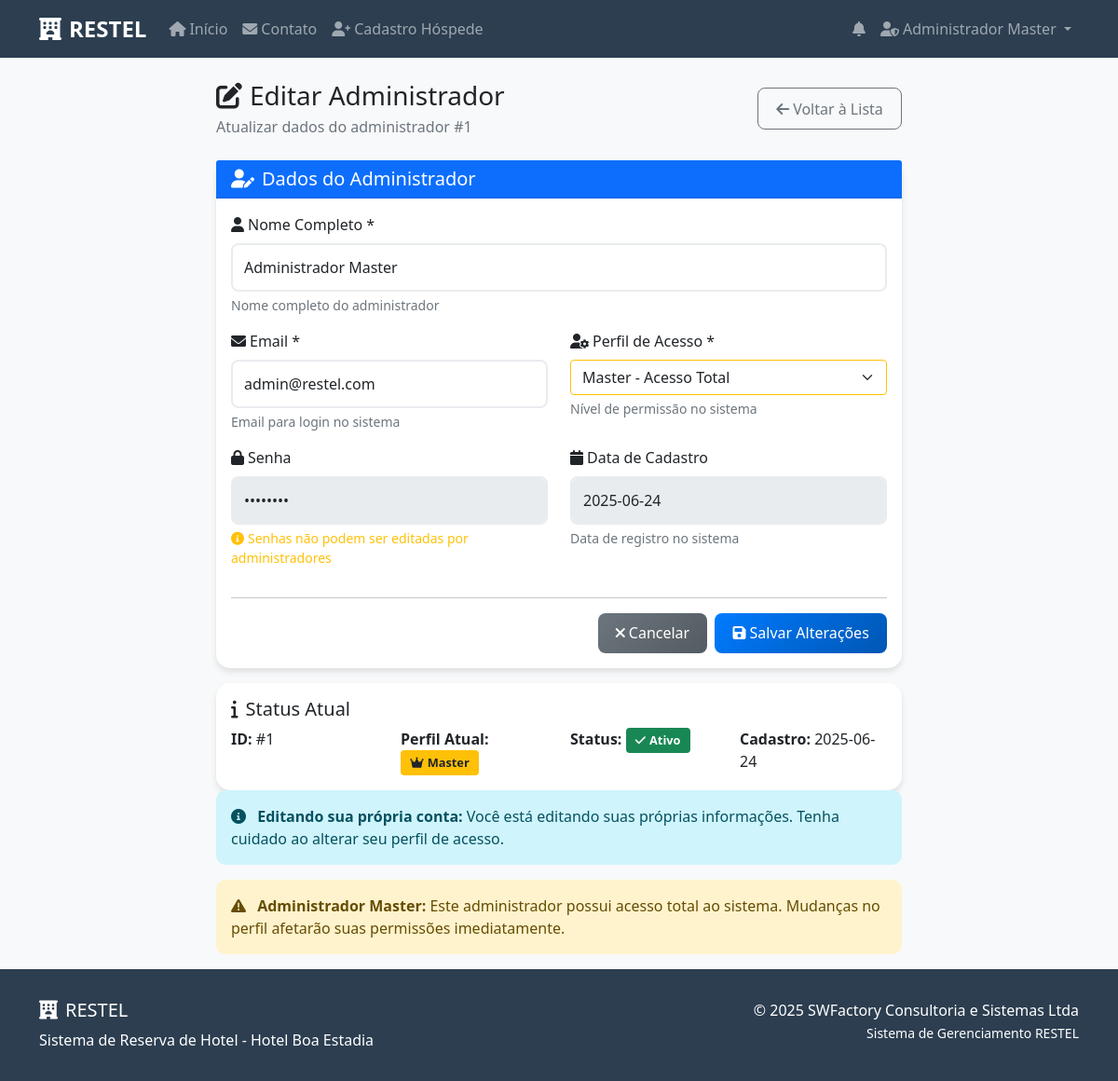
Screenshot of /admin/administrador/1/editar (signed in) with the database file from the repository.
### tables this page shows
CREATE TABLE administradores (
            id INTEGER PRIMARY KEY AUTOINCREMENT,
            nome_completo TEXT NOT NULL,
            email TEXT UNIQUE NOT NULL,
            senha TEXT NOT NULL,
            perfil TEXT NOT NULL CHECK(perfil IN ('Master', 'Padrão')),
            ativo BOOLEAN DEFAULT 1,
            data_cadastro TIMESTAMP DEFAULT CURRENT_TIMESTAMP
        );

### src/restel/app.py (the view)
@app.route('/admin/administrador/<int:admin_id>/editar')
def editar_administrador(admin_id):
    if 'admin_id' not in session or session.get('admin_perfil') != 'Master':
        flash('Acesso negado! Apenas administradores Master podem editar administradores.', 'error')
        return redirect(url_for('painel_admin'))
    conn = get_db_connection()
    administrador = conn.execute('SELECT * FROM administradores WHERE id = ?', (admin_id,)).fetchone()
    conn.close()
    if not administrador:
        flash('Administrador não encontrado!', 'error')
        return redirect(url_for('gerenciar_administradores'))
    return render_template('admin_administrador_editar.html', administrador=administrador)

### src/restel/app.py (called while the page is built)
def get_db_connection():
    from flask import current_app
    db_path = current_app.config.get('DATABASE', DATABASE)
    conn = sqlite3.connect(db_path)
    conn.row_factory = sqlite3.Row
    return conn

@app.context_processor
def inject_notifications():
    if 'hospede_id' in session:
        user_id = session['hospede_id']
        user_type = 'hospede'
    elif 'admin_id' in session:
        user_id = session['admin_id']
        user_type = 'admin'
    else:
        return {}
    conn = get_db_connection()
    unread_count = conn.execute(
        'SELECT COUNT(*) FROM notificacoes WHERE usuario_id = ? AND usuario_tipo = ? AND lida = 0',
        (user_id, user_type)
    ).fetchone()[0]
    recent_notifications = conn.execute(
        'SELECT * FROM notificacoes WHERE usuario_id = ? AND usuario_tipo = ? ORDER BY data_criacao DESC LIMIT 5',
        (user_id, user_type)
    ).fetchall()
    conn.close()
    return dict(unread_count=unread_count, recent_notifications=recent_notifications)

### src/restel/templates/admin_administrador_editar.html (shortened to what this page needs)
{% extends "base.html" %}
{% block content %}
<div class="container mt-4">
    <div class="row justify-content-center">
        <div class="col-lg-8">
            <div class="d-flex justify-content-between align-items-center mb-4">
                <div>
                    <h1 class="h3 mb-1">
                        <i class="fas fa-edit me-2"></i>Editar Administrador
                    </h1>
                    <p class="text-muted mb-0">Atualizar dados do administrador #{{ administrador.id }}</p>
                </div>
                <a href="{{ url_for('gerenciar_administradores') }}" class="btn btn-outline-secondary">
                    <i class="fas fa-arrow-left me-1"></i>Voltar à Lista
                </a>
            </div>
            <div class="card">
                <div class="card-header bg-primary text-white">
                    <h2 class="h5 mb-0">
                        <i class="fas fa-user-edit me-2"></i>Dados do Administrador
                    </h2>
                </div>
                <div class="card-body">
                    <form method="POST" action="{{ url_for('processar_edicao_administrador', admin_id=administrador.id) }}">
                        <div class="row">
                            <div class="col-md-12 mb-3">
                                <label for="nome_completo" class="form-label">
                                    <i class="fas fa-user me-1"></i>Nome Completo *
                                </label>
                                <input type="text" class="form-control" id="nome_completo" name="nome_completo"
                                       value="{{ administrador.nome_completo }}" required maxlength="100">
                                <div class="form-text">Nome completo do administrador</div>
                            </div>
                        </div>
                        <div class="row">
                            <div class="col-md-6 mb-3">
                                <label for="email" class="form-label">
                                    <i class="fas fa-envelope me-1"></i>Email *
                                </label>
                                <input type="email" class="form-control" id="email" name="email"
                                       value="{{ administrador.email }}" required maxlength="100">
                                <div class="form-text">Email para login no sistema</div>
                            </div>
                            <div class="col-md-6 mb-3">
                                <label for="perfil" class="form-label">
                                    <i class="fas fa-user-cog me-1"></i>Perfil de Acesso *
                                </label>
                                <select class="form-select" id="perfil" name="perfil" required>
                                    <option value="Master" {% if administrador.perfil == 'Master' %}selected{% endif %}>
                                        Master - Acesso Total
                                    </option>
                                </select>
                                <div class="form-text">Nível de permissão no sistema</div>
                            </div>
                        </div>
                        <div class="row">
                            <div class="col-md-6 mb-3">
                                <label class="form-label">
                                    <i class="fas fa-lock me-1"></i>Senha
                                </label>
                                <input type="password" class="form-control" value="••••••••" readonly disabled>
                                <div class="form-text text-warning">
                                    <i class="fas fa-info-circle me-1"></i>Senhas não podem ser editadas por administradores
                                </div>
                            </div>
                            <div class="col-md-6 mb-3">
                                <label class="form-label">
                                    <i class="fas fa-calendar me-1"></i>Data de Cadastro
                                </label>
                                <input type="text" class="form-control"
                                       value="{{ administrador.data_cadastro.split(' ')[0] if administrador.data_cadastro else 'N/A' }}"
                                       readonly disabled>
                                <div class="form-text">Data de registro no sistema</div>
                            </div>
                        </div>
                        <hr>
                        <div class="row">
                            <div class="col-12">
                                <div class="d-flex gap-2 justify-content-end">
                                    <a href="{{ url_for('gerenciar_administradores') }}" class="btn btn-secondary">
                                        <i class="fas fa-times me-1"></i>Cancelar
                                    </a>
                                    <button type="submit" class="btn btn-primary">
                                        <i class="fas fa-save me-1"></i>Salvar Alterações
                                    </button>
                                </div>
                            </div>
                        </div>
                    </form>
                </div>
            </div>
            <div class="card mt-3">
                <div class="card-body">
                    <h5 class="card-title">
                        <i class="fas fa-info me-2"></i>Status Atual
                    </h5>
                    <div class="row">
                        <div class="col-md-3">
                            <strong>ID:</strong> #{{ administrador.id }}
                        </div>
                        <div class="col-md-3">
                            <strong>Perfil Atual:</strong>
                            {% if administrador.perfil == 'Master' %}
                                <span class="badge bg-warning text-dark">
                                    <i class="fas fa-crown me-1"></i>Master
                                </span>
                            {% else %}
                                <span class="badge bg-info">
                                    <i class="fas fa-user-tie me-1"></i>Padrão
                                </span>
                            {% endif %}
                        </div>
                        <div class="col-md-3">
                            <strong>Status:</strong>
                            {% if administrador.ativo %}
                                <span class="badge bg-success">
                                    <i class="fas fa-check me-1"></i>Ativo
                                </span>
                            {% else %}
                                <span class="badge bg-danger">
                                    <i class="fas fa-times me-1"></i>Inativo
                                </span>
                            {% endif %}
                        </div>
                        <div class="col-md-3">
                            <strong>Cadastro:</strong> {{ administrador.data_cadastro.split(' ')[0] if administrador.data_cadastro else 'N/A' }}
                        </div>
                    </div>
                </div>
            </div>
            {% if administrador.id == session.admin_id %}
            <div class="alert alert-info">
                <i class="fas fa-info-circle me-2"></i>
                <strong>Editando sua própria conta:</strong> Você está editando suas próprias informações. Tenha cuidado ao alterar seu perfil de acesso.
            </div>
            {% endif %}
            {% if administrador.perfil == 'Master' %}
            <div class="alert alert-warning">
                <i class="fas fa-exclamation-triangle me-2"></i>
                <strong>Administrador Master:</strong> Este administrador possui acesso total ao sistema. Mudanças no perfil afetarão suas permissões imediatamente.
            </div>
            {% endif %}
        </div>
    </div>
</div>
{% endblock %}

### src/restel/templates/base.html (shortened to what this page needs)
<!DOCTYPE html>
<html lang="pt-BR">
<head>
    <link href="https://cdn.jsdelivr.net/npm/bootstrap@5.1.3/dist/css/bootstrap.min.css" rel="stylesheet">
    <link href="https://cdnjs.cloudflare.com/ajax/libs/font-awesome/6.0.0/css/all.min.css" rel="stylesheet">
    <link href="{{ url_for('static', filename='css/calendario.css') }}" rel="stylesheet">
    <link href="{{ url_for('static', filename='css/admin_painel.css') }}" rel="stylesheet">
</head>
<body>
    <nav class="navbar navbar-expand-lg navbar-dark" style="background-color: var(--primary-color);">
        <div class="container">
            <a class="navbar-brand" href="{{ url_for('index') }}">
                <i class="fas fa-hotel me-2"></i>RESTEL
            </a>
            <div class="collapse navbar-collapse" id="navbarNav">
                <ul class="navbar-nav me-auto">
                    <li class="nav-item">
                        <a class="nav-link" href="{{ url_for('index') }}">
                            <i class="fas fa-home me-1"></i>Início
                        </a>
                    </li>
                    <li class="nav-item">
                        <a class="nav-link" href="{{ url_for('contato') }}">
                            <i class="fas fa-envelope me-1"></i>Contato
                        </a>
                    </li>
                    <li class="nav-item">
                        <a class="nav-link" href="{{ url_for('cadastro_hospede') }}">
                            <i class="fas fa-user-plus me-1"></i>Cadastro Hóspede
                        </a>
                    </li>
                </ul>
                <ul class="navbar-nav">
                    {% if session.hospede_id or session.admin_id %}
                    <li class="nav-item dropdown">
                        <a class="nav-link" href="#" id="notificationDropdown" role="button" data-bs-toggle="dropdown" aria-expanded="false">
                            <i class="fas fa-bell"></i>
                        </a>
                    </li>
                    {% endif %}
                    {% if session.admin_id %}
                        <li class="nav-item dropdown">
                            <a class="nav-link dropdown-toggle" href="#" id="navbarDropdown" role="button" data-bs-toggle="dropdown">
                                <i class="fas fa-user-shield me-1"></i>{{ session.admin_nome }}
                            </a>
                        </li>
                    {% endif %}
                </ul>
            </div>
        </div>
    </nav>
    <main>
        {% block content %}{% endblock %}
    </main>
    <footer class="footer mt-auto">
        <div class="container">
            <div class="row">
                <div class="col-md-6">
                    <h5><i class="fas fa-hotel me-2"></i>RESTEL</h5>
                    <p class="mb-0">Sistema de Reserva de Hotel - Hotel Boa Estadia</p>
                </div>
                <div class="col-md-6 text-md-end">
                    <p class="mb-0">© 2025 SWFactory Consultoria e Sistemas Ltda</p>
                    <small>Sistema de Gerenciamento RESTEL</small>
                </div>
            </div>
        </div>
    </footer>
</body>
</html>

### static/css/admin_painel.css (style rules this page uses)
.card { transition: all 0.3s ease; border: none; box-shadow: 0 2px 10px rgba(0, 0, 0, 0.1); }
.card .btn { transition: all 0.3s ease; }
.text-warning { color: #ffc107 !important; }
.btn-primary { background: linear-gradient(135deg, #007bff 0%, #0056b3 100%); border: none; }
.btn-secondary { background: linear-gradient(135deg, #6c757d 0%, #545b62 100%); border: none; }
.card { animation: fadeInUp 0.6s ease-out; }
.badge { font-size: 0.8rem; padding: 0.5em 0.8em; }

### src/restel/templates/base.html (style rules this page uses)
:root { --primary-color: #2c3e50; --secondary-color: #3498db; --success-color: #27ae60; --danger-color: #e74c3c; --warning-color: #f39c12; --light-bg: #f8f9fa; }
body { font-family: 'Segoe UI', Tahoma, Geneva, Verdana, sans-serif; background-color: var(--light-bg); }
.navbar-brand { font-weight: bold; font-size: 1.5rem; }
.card { border: none; border-radius: 15px; box-shadow: 0 4px 6px rgba(0, 0, 0, 0.1); transition: transform 0.2s; }
.btn { border-radius: 8px; padding: 0.6rem 1.2rem; font-weight: 500; }
.btn-primary { background-color: var(--primary-color); border-color: var(--primary-color); }
.form-control { border-radius: 8px; border: 2px solid #e9ecef; padding: 0.75rem; }
.alert { border-radius: 10px; border: none; }
.footer { background-color: var(--primary-color); color: white; padding: 2rem 0; margin-top: 4rem; }

### rows the page displays
administradores: admin_nome "Administrador Master", id "1", nome_completo "Administrador Master", email "admin@restel.com", perfil "Master - Acesso Total", data_cadastro "2025-06-24"
